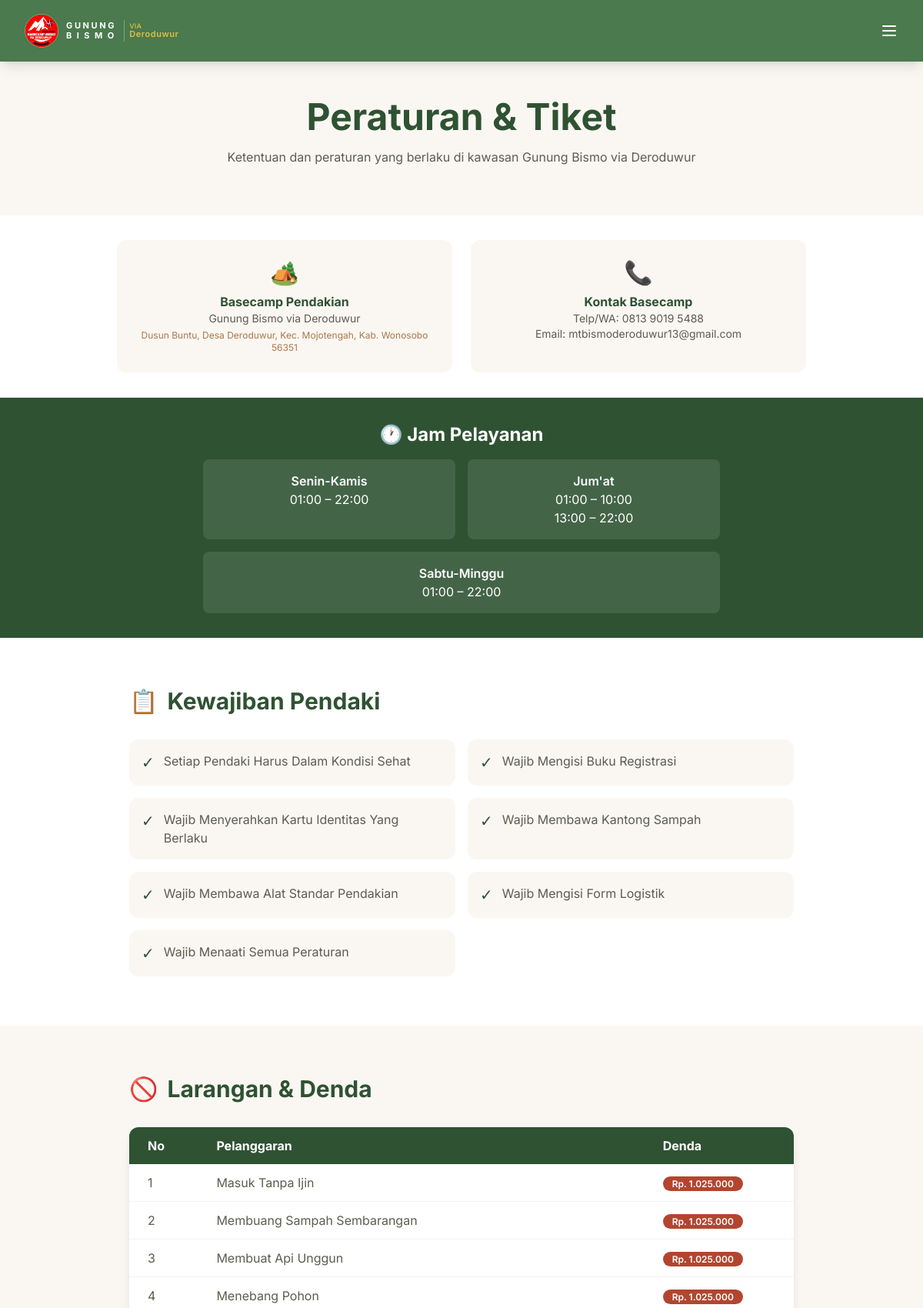
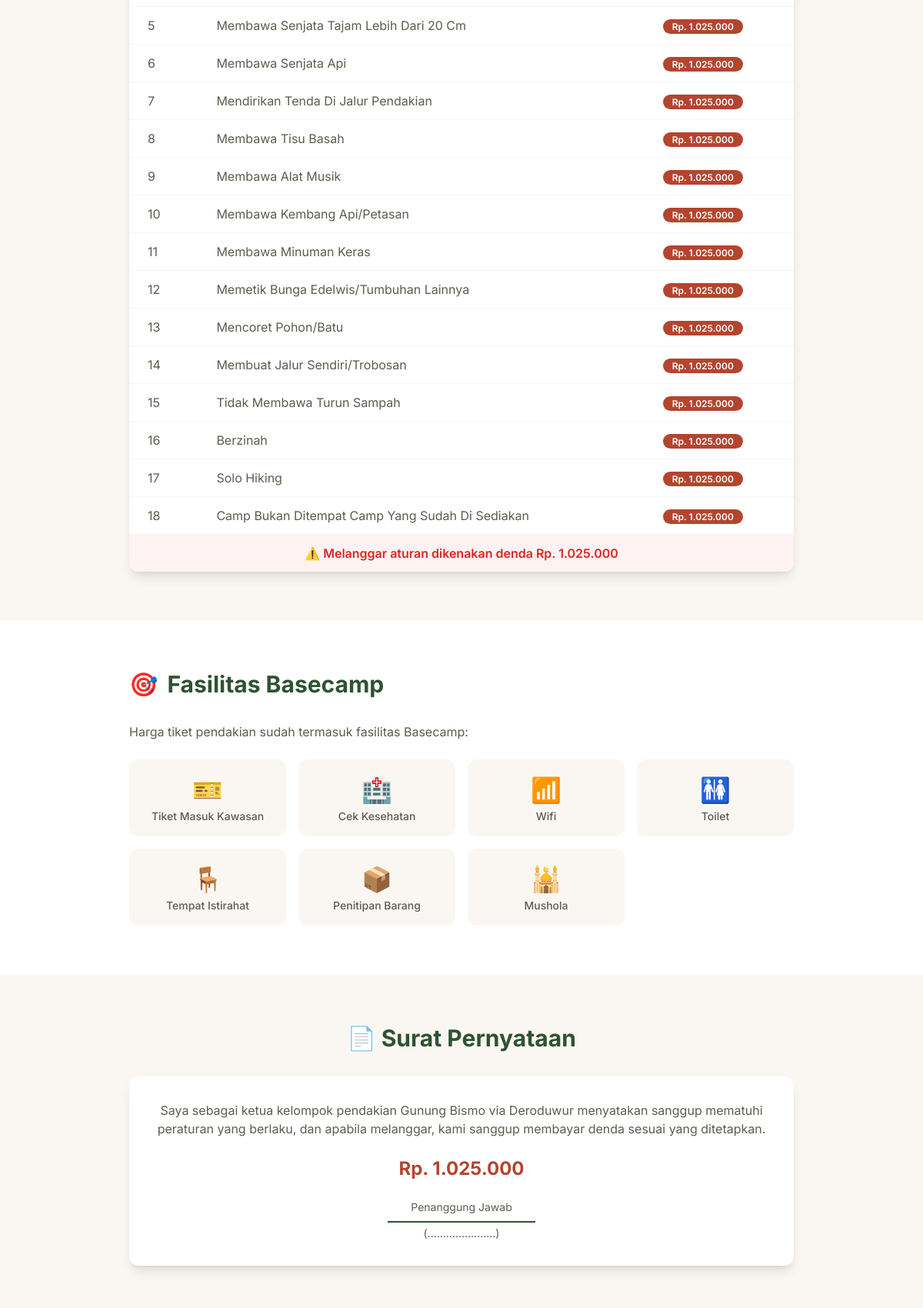
Screenshot of /peraturan.php (upper part) with the database file from the repository (2 pictures, top to bottom).
### tables this page shows
CREATE TABLE `peraturan` (
  `id` int(11) NOT NULL,
  `kategori` varchar(50) NOT NULL,
  `teks` text NOT NULL,
  `denda` varchar(100) DEFAULT NULL,
  `created_at` timestamp NOT NULL DEFAULT current_timestamp()
);

### peraturan.php (the view, shortened to what this page needs)
<?php require_once __DIR__ . '/includes/config.php'; ?>
<!DOCTYPE html>
<html lang="id">
<head>
    <script src="https://cdn.tailwindcss.com"></script>
    <link rel="stylesheet" href="assets/css/style.css">
</head>
<body>
<?php include __DIR__ . '/includes/navbar.php'; ?>
<section class="pt-32 pb-16 bg-[#FAF7F2]">
    <div class="container mx-auto px-4">
        <h1 class="text-4xl md:text-5xl font-bold text-[#2F5233] text-center">Peraturan & Tiket</h1>
        <p class="text-center text-[#5C5C50] mt-4 max-w-2xl mx-auto">
            Ketentuan dan peraturan yang berlaku di kawasan Gunung Bismo via Deroduwur
        </p>
    </div>
</section>
<section class="py-8 bg-white border-b">
    <div class="container mx-auto px-4">
        <div class="grid grid-cols-1 md:grid-cols-2 gap-6 max-w-4xl mx-auto">
            <div class="bg-[#FAF7F2] p-6 rounded-xl text-center">
                <div class="text-3xl mb-2">🏕️</div>
                <h3 class="font-bold text-[#2F5233]">Basecamp Pendakian</h3>
                <p class="text-sm text-[#5C5C50]">Gunung Bismo via Deroduwur</p>
                <p class="text-xs text-[#A9784B] mt-1">Dusun Buntu, Desa Deroduwur, Kec. Mojotengah, Kab. Wonosobo 56351</p>
            </div>
            <div class="bg-[#FAF7F2] p-6 rounded-xl text-center">
                <div class="text-3xl mb-2">📞</div>
                <h3 class="font-bold text-[#2F5233]">Kontak Basecamp</h3>
                <p class="text-sm text-[#5C5C50]">Telp/WA: 0813 9019 5488</p>
                <p class="text-sm text-[#5C5C50]">Email: mtbismoderoduwur13@gmail.com</p>
            </div>
        </div>
    </div>
</section>
<section class="py-8 bg-[#2F5233] text-white">
    <div class="container mx-auto px-4">
        <div class="max-w-2xl mx-auto text-center">
            <h2 class="text-2xl font-bold mb-4">🕐 Jam Pelayanan</h2>
            <div class="grid grid-cols-2 gap-4">
                <div class="bg-white/10 rounded-lg p-4">
                    <p class="font-semibold">Senin-Kamis</p>
                    <p>01:00 – 22:00</p>
                </div>
                <div class="bg-white/10 rounded-lg p-4">
                    <p class="font-semibold">Jum'at</p>
                    <p>01:00 – 10:00</p>
                    <p>13:00 – 22:00</p>
                </div>
                <div class="bg-white/10 rounded-lg p-4 col-span-2">
                    <p class="font-semibold">Sabtu-Minggu</p>
                    <p>01:00 – 22:00</p>
                </div>
            </div>
        </div>
    </div>
</section>
<section class="py-16 bg-white">
    <div class="container mx-auto px-4 max-w-4xl">
        <h2 class="text-3xl font-bold text-[#2F5233] mb-8 flex items-center">
            <span class="mr-3">📋</span> Kewajiban Pendaki
        </h2>
        <div class="grid grid-cols-1 md:grid-cols-2 gap-4">
            <?php
            $stmt = $pdo->query("SELECT * FROM peraturan WHERE kategori = 'kewajiban' ORDER BY id");
            $kewajiban = $stmt->fetchAll();
            foreach ($kewajiban as $item):
            ?>
            <div class="rule-card bg-[#FAF7F2] p-4 rounded-xl flex items-start">
                <span class="text-[#2F5233] text-xl mr-3">✓</span>
                <span class="text-[#5C5C50]"><?= htmlspecialchars($item['teks']) ?></span>
            </div>
            <?php endforeach; ?>
        </div>
    </div>
</section>
<section class="py-16 bg-[#FAF7F2]">
    <div class="container mx-auto px-4 max-w-4xl">
        <h2 class="text-3xl font-bold text-[#2F5233] mb-8 flex items-center">
            <span class="mr-3">🚫</span> Larangan & Denda
        </h2>
        <div class="bg-white rounded-xl shadow-lg overflow-hidden">
            <div class="overflow-x-auto">
                <table class="w-full">
                    <thead>
                        <tr class="bg-[#2F5233] text-white">
                            <th class="py-3 px-6 text-left">No</th>
                            <th class="py-3 px-6 text-left">Pelanggaran</th>
                            <th class="py-3 px-6 text-left">Denda</th>
                        </tr>
                    </thead>
                    <tbody>
                        <?php
                        $stmt = $pdo->query("SELECT * FROM peraturan WHERE kategori = 'larangan' ORDER BY id");
                        $larangan = $stmt->fetchAll();
                        $no = 1;
                        foreach ($larangan as $item):
                        ?>
                        <tr class="border-b border-gray-100 hover:bg-gray-50 transition duration-300">
                            <td class="py-3 px-6 text-[#5C5C50]"><?= $no++ ?></td>
                            <td class="py-3 px-6 text-[#5C5C50]"><?= htmlspecialchars($item['teks']) ?></td>
                            <td class="py-3 px-6">
                                <span class="denda-badge"><?= htmlspecialchars($item['denda']) ?></span>
                            </td>
                        </tr>
                        <?php endforeach; ?>
                    </tbody>
                    <tfoot>
                        <tr class="bg-red-50">
                            <td colspan="3" class="py-3 px-6 text-center text-red-600 font-semibold">
                                ⚠️ Melanggar aturan dikenakan denda Rp. 1.025.000
                            </td>
                        </tr>
                    </tfoot>
                </table>
            </div>
        </div>
    </div>
</section>
<section class="py-16 bg-white">
    <div class="container mx-auto px-4 max-w-4xl">
        <h2 class="text-3xl font-bold text-[#2F5233] mb-8 flex items-center">
            <span class="mr-3">🎯</span> Fasilitas Basecamp
        </h2>
        <p class="text-[#5C5C50] mb-6">Harga tiket pendakian sudah termasuk fasilitas Basecamp:</p>
        <div class="grid grid-cols-2 md:grid-cols-4 gap-4">
            <?php
            $stmt = $pdo->query("SELECT * FROM peraturan WHERE kategori = 'fasilitas' ORDER BY id");
            $fasilitas = $stmt->fetchAll();
            $icons = ['🎫', '🏥', '📶', '🚻', '🪑', '📦', '🕌'];
            $i = 0;
            foreach ($fasilitas as $item):
            ?>
            <div class="bg-[#FAF7F2] p-4 rounded-xl text-center rule-card">
                <div class="fasilitas-icon"><?= $icons[$i % count($icons)] ?></div>
                <p class="text-sm text-[#5C5C50] font-medium"><?= htmlspecialchars($item['teks']) ?></p>
            </div>
            <?php $i++; endforeach; ?>
        </div>
    </div>
</section>
<section class="py-16 bg-[#FAF7F2]">
    <div class="container mx-auto px-4 max-w-4xl">
        <h2 class="text-3xl font-bold text-[#2F5233] mb-8 text-center">📄 Surat Pernyataan</h2>
        <div class="bg-white rounded-xl shadow-lg p-8">
            <p class="text-[#5C5C50] text-center mb-6">
                Saya sebagai ketua kelompok pendakian Gunung Bismo via Deroduwur menyatakan sanggup mematuhi peraturan yang berlaku,
                dan apabila melanggar, kami sanggup membayar denda sesuai yang ditetapkan.
            </p>
            <div class="text-center text-2xl font-bold text-[#B3452F]">
                Rp. 1.025.000
            </div>
            <div class="mt-6 text-center">
                <p class="text-sm text-[#5C5C50]">Penanggung Jawab</p>
                <div class="border-b-2 border-[#2F5233] w-48 mx-auto mt-2"></div>
                <p class="text-sm text-[#5C5C50] mt-1">(......................)</p>
            </div>
        </div>
    </div>
</section>
</body>
</html>

### assets/css/style.css (style rules this page uses)
:root { --color-forest: #2F5233; --color-forest-light: #4A7A4E; --color-sunrise: #E0BE45; --color-sunrise-dark: #C46F2A; --color-earth: #A9784B; --color-cream: #FAF7F2; --color-ink: #26261F; --color-ink-muted: #5C5C50; --color-info: #3E6C8C; --color-success: #3FD74F; --color-warning: #C98A2E; --color-error: #B3452F; --color-white: #FFFFFF; }
body { background-color: var(--color-cream); color: var(--color-ink); }

### peraturan.php (style rules this page uses)
* { font-family: 'Inter', sans-serif; }
.rule-card { transition: transform 0.3s ease, box-shadow 0.3s ease; }
.denda-badge { background: #B3452F; color: white; padding: 2px 12px; border-radius: 20px; font-size: 12px; font-weight: 600; }
.fasilitas-icon { font-size: 2rem; }

### rows the page displays
peraturan: teks "Setiap Pendaki Harus Dalam Kondisi Sehat"
peraturan: teks "Wajib Mengisi Buku Registrasi"
peraturan: teks "Wajib Menyerahkan Kartu Identitas Yang Berlaku"
peraturan: teks "Wajib Membawa Kantong Sampah"
peraturan: teks "Wajib Membawa Alat Standar Pendakian"
peraturan: teks "Wajib Mengisi Form Logistik"
peraturan: teks "Wajib Menaati Semua Peraturan"
peraturan: teks "Masuk Tanpa Ijin", denda "Rp. 1.025.000"
peraturan: teks "Membuang Sampah Sembarangan", denda "Rp. 1.025.000"
peraturan: teks "Membuat Api Unggun", denda "Rp. 1.025.000"
peraturan: teks "Menebang Pohon", denda "Rp. 1.025.000"
peraturan: teks "Membawa Senjata Tajam Lebih Dari 20 Cm", denda "Rp. 1.025.000"
peraturan: teks "Membawa Senjata Api", denda "Rp. 1.025.000"
peraturan: teks "Mendirikan Tenda Di Jalur Pendakian", denda "Rp. 1.025.000"
peraturan: teks "Membawa Tisu Basah", denda "Rp. 1.025.000"
peraturan: teks "Membawa Alat Musik", denda "Rp. 1.025.000"
peraturan: teks "Membawa Kembang Api/Petasan", denda "Rp. 1.025.000"
peraturan: teks "Membawa Minuman Keras", denda "Rp. 1.025.000"
peraturan: teks "Memetik Bunga Edelwis/Tumbuhan Lainnya", denda "Rp. 1.025.000"
peraturan: teks "Mencoret Pohon/Batu", denda "Rp. 1.025.000"
peraturan: teks "Membuat Jalur Sendiri/Trobosan", denda "Rp. 1.025.000"
peraturan: teks "Tidak Membawa Turun Sampah", denda "Rp. 1.025.000"
peraturan: teks "Berzinah", denda "Rp. 1.025.000"
peraturan: teks "Solo Hiking", denda "Rp. 1.025.000"
peraturan: teks "Camp Bukan Ditempat Camp Yang Sudah Di Sediakan", denda "Rp. 1.025.000"
peraturan: icons "🎫", teks "Tiket Masuk Kawasan"
peraturan: icons "🏥", teks "Cek Kesehatan"
peraturan: icons "📶", teks "Wifi"
peraturan: icons "🚻", teks "Toilet"
peraturan: icons "🪑", teks "Tempat Istirahat"
peraturan: icons "📦", teks "Penitipan Barang"
peraturan: icons "🕌", teks "Mushola"
